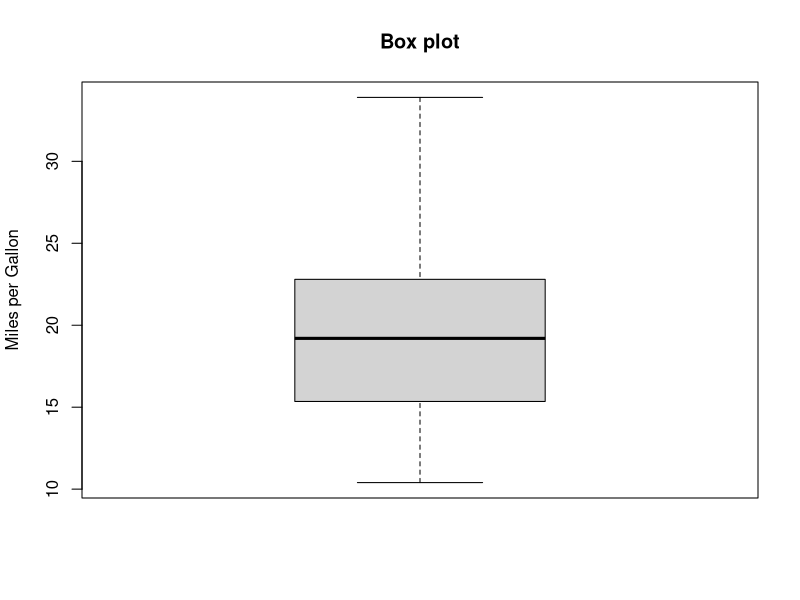
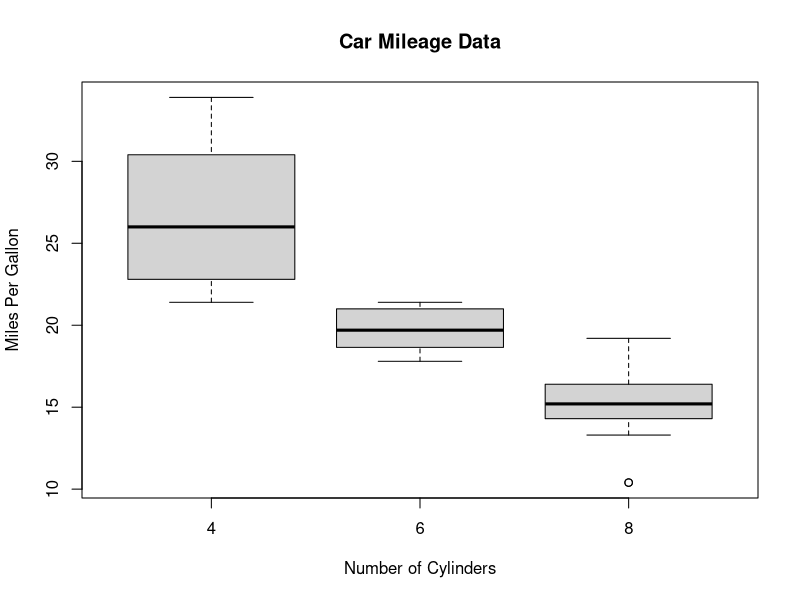
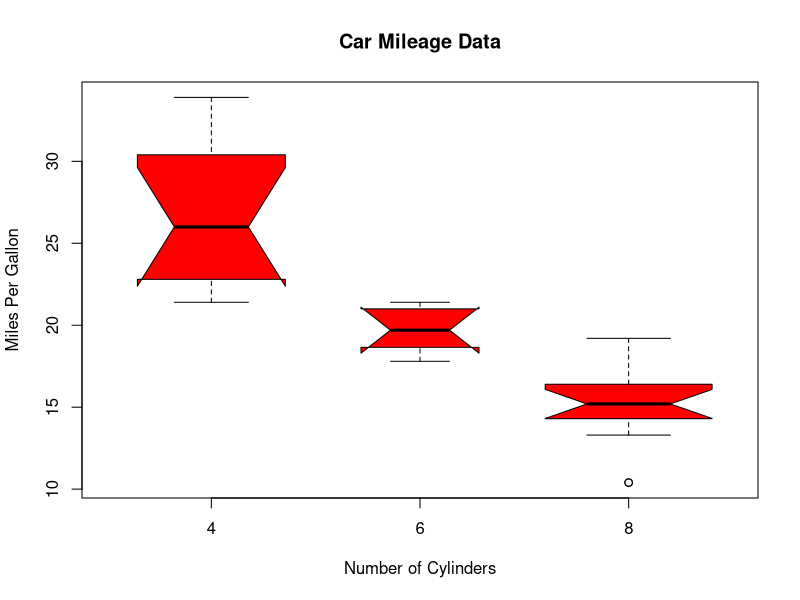
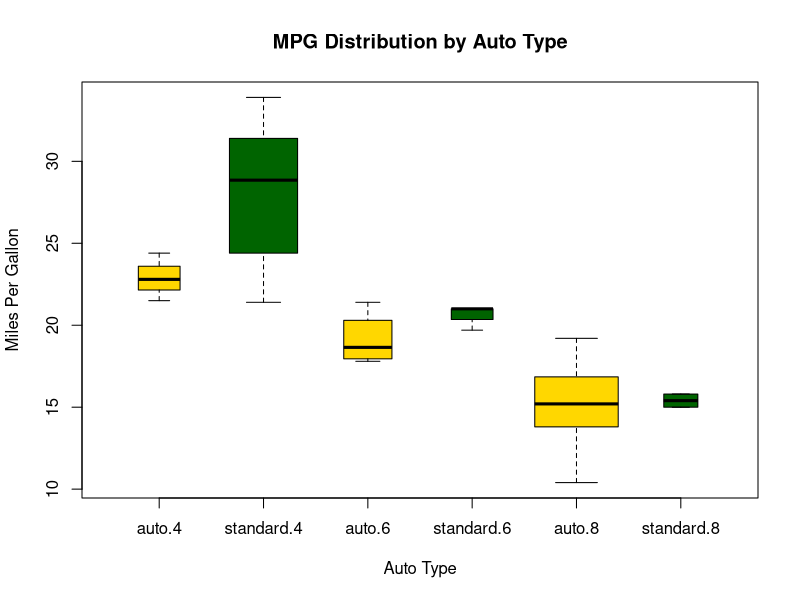

Recreate these plots in R, in order.
#
# R in action (2 ed.)
#

#
# Box plots
#

# 1: mpg
boxplot(mtcars$mpg, main="Box plot", ylab="Miles per Gallon")

#boxplot.stats(mtcars$mpg)
summary(mtcars$mpg)

# 2: cyl

boxplot(mpg ~ cyl, data=mtcars,
        main="Car Mileage Data", 
        xlab="Number of Cylinders", 
        ylab="Miles Per Gallon")

# 3: notched box plots for the mpg
boxplot(mpg ~ cyl, data=mtcars, 
        notch=TRUE, 
        varwidth=TRUE,
        col="red",
        main="Car Mileage Data", 
        xlab="Number of Cylinders", 
        ylab="Miles Per Gallon")

# 4: Box plots for two crossed factors

# number of cylinders
mtcars$cyl.f <- factor(mtcars$cyl,       
                       levels=c(4,6,8),    
                       labels=c("4","6","8"))
# transmission type
mtcars$am.f <- factor(mtcars$am,              
                      levels=c(0,1),    
                      labels=c("auto", "standard"))

# Generates the box plot
boxplot(mpg ~ am.f * cyl.f,     
        data=mtcars,    
        varwidth=TRUE,    
        col=c("gold","darkgreen"),    
        main="MPG Distribution by Auto Type",    
        xlab="Auto Type", ylab="Miles Per Gallon") 
